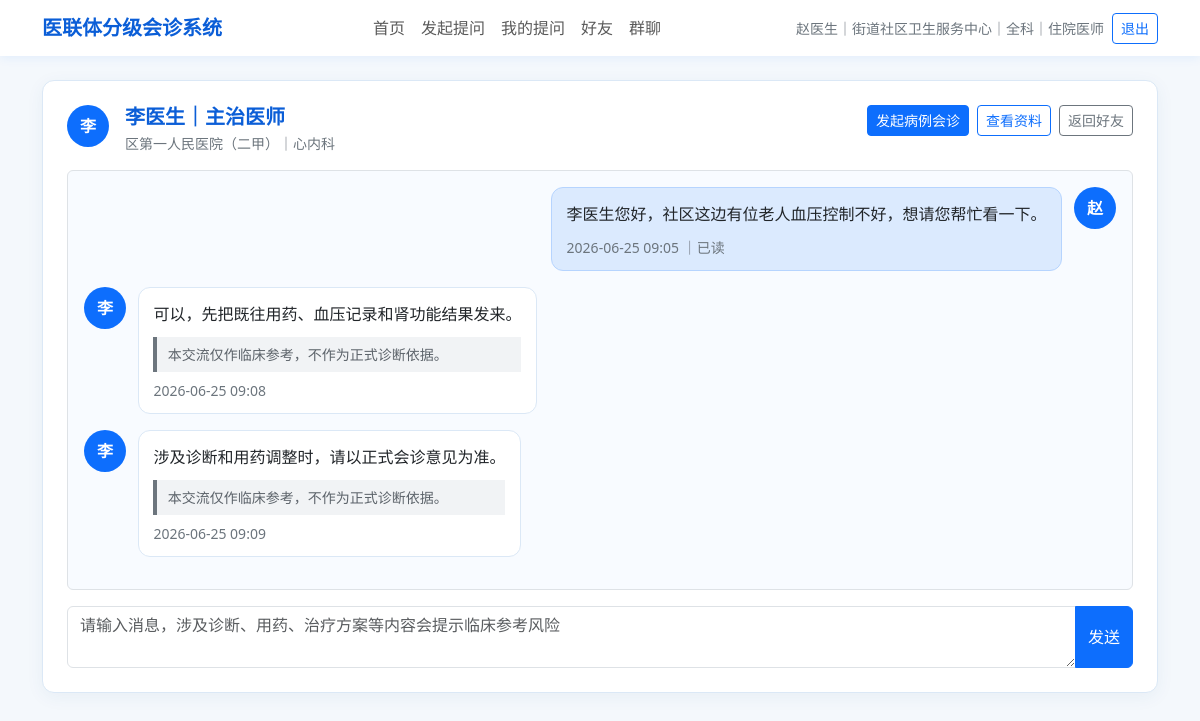
The app's page /chats/private/2 (signed in) with its own data.
### tables this page shows
CREATE TABLE users (
                    id INTEGER PRIMARY KEY AUTOINCREMENT,
                    name TEXT,
                    password TEXT,
                    hospital_id INTEGER,
                    department TEXT,
                    role TEXT DEFAULT '医生'
                , phone TEXT DEFAULT '', wechat_id TEXT DEFAULT '', title TEXT DEFAULT '', avatar TEXT DEFAULT '');

CREATE TABLE hospitals (
                    id INTEGER PRIMARY KEY AUTOINCREMENT,
                    name TEXT,
                    parent_id INTEGER,
                    path TEXT,
                    level INTEGER
                );

CREATE TABLE private_messages (
                    id INTEGER PRIMARY KEY AUTOINCREMENT,
                    sender_id INTEGER,
                    receiver_id INTEGER,
                    content TEXT,
                    send_time TEXT,
                    is_read INTEGER DEFAULT 0,
                    is_deleted INTEGER DEFAULT 0
                );

### app.py (the view, shortened to what this page needs)
    @app.route("/chats/private/<int:friend_id>", methods=["GET", "POST"])
    @login_required
    def private_chat(current_user: Dict[str, Any], friend_id: int):
        if not is_friend(current_user["id"], friend_id):
            flash("只有好友之间可以私聊", "danger")
            return redirect(url_for("friends"))
        friend = get_doctor_profile(friend_id)
        if friend is None:
            abort(404)
        mark_private_messages_read(current_user["id"], friend_id)
        return render_template(
            "private_chat.html",
            friend=friend,
            messages=get_private_messages(current_user["id"], friend_id),
        )

### app.py (called while the page is built)
def get_connection(db_path: Optional[Path] = None) -> sqlite3.Connection:
    if db_path is None:
        db_path = DB_PATH
    conn = sqlite3.connect(db_path)
    conn.row_factory = sqlite3.Row
    return conn

def row_to_dict(row: Optional[sqlite3.Row]) -> Optional[Dict[str, Any]]:
    if row is None:
        return None
    return dict(row)

def get_user_with_hospital(user_id: int) -> Optional[Dict[str, Any]]:
    conn = get_connection()
    try:
        row = conn.execute(
            """
            SELECT
                u.id AS id,
                u.name AS name,
                u.phone AS phone,
                u.wechat_id AS wechat_id,
                u.title AS title,
                u.avatar AS avatar,
                u.department AS department,
                u.role AS role,
                h.id AS hospital_id,
                h.name AS hospital_name,
                h.path AS hospital_path,
                h.level AS hospital_level
            FROM users u
            JOIN hospitals h ON u.hospital_id = h.id
            WHERE u.id = ?
            """,
            (user_id,),
        ).fetchone()
        return row_to_dict(row)
    finally:
        conn.close()

def get_answer_notifications(current_user: Optional[Dict[str, Any]]) -> List[sqlite3.Row]:
    if current_user is None:
        return []
    conn = get_connection()
    try:
        return conn.execute(
            """
            SELECT id, title, reply_time
            FROM consultations
            WHERE asker_id = ? AND status = '已回复'
            ORDER BY reply_time DESC, id DESC
            LIMIT 5
            """,
            (current_user["id"],),
        ).fetchall()
    finally:
        conn.close()

def avatar_text(user: Any) -> str:
    avatar = user["avatar"] if "avatar" in user.keys() else ""
    if avatar:
        return avatar
    name = user["name"] or "医"
    return name[:1]

def contains_sensitive_terms(content: str) -> bool:
    return any(term in (content or "") for term in SENSITIVE_TERMS)

def get_relation_status(user_id: int, friend_id: int) -> str:
    conn = get_connection()
    try:
        row = conn.execute(
            """
            SELECT status
            FROM friend_relations
            WHERE user_id = ? AND friend_id = ?
            ORDER BY id DESC
            LIMIT 1
            """,
            (user_id, friend_id),
        ).fetchone()
        return row["status"] if row else ""
    finally:
        conn.close()

### templates/private_chat.html (shortened to what this page needs)
{% extends "base.html" %}
{% block content %}
<div class="page-card p-3 p-md-4">
    <div class="d-flex flex-column flex-md-row justify-content-between gap-3 mb-3">
        <div class="d-flex gap-3">
            <div class="avatar-circle">{{ avatar_text(friend) }}</div>
            <div>
                <h1 class="h5 medical-title mb-1">{{ friend.name }}｜{{ friend.title }}</h1>
                <div class="text-secondary small">{{ friend.hospital_name }}｜{{ friend.department }}</div>
            </div>
        </div>
        <div class="d-flex flex-wrap gap-2 align-self-md-start">
            <a class="btn btn-sm btn-primary" href="{{ url_for('new_consultation', invite_user_id=friend.id) }}">发起病例会诊</a>
            <a class="btn btn-sm btn-outline-primary" href="{{ url_for('friend_profile', friend_id=friend.id) }}">查看资料</a>
            <a class="btn btn-sm btn-outline-secondary" href="{{ url_for('friends') }}">返回好友</a>
        </div>
    </div>
    <div class="chat-panel border rounded p-3 mb-3">
        {% for message in messages %}
        <div class="chat-row {% if message.sender_id == current_user.id %}self{% endif %}">
            {% if message.sender_id != current_user.id %}
            <div class="avatar-circle">{{ avatar_text(friend) }}</div>
            {% endif %}
            <div class="chat-bubble">
                <div class="content-text">{{ message.content }}</div>
                {% if contains_sensitive_terms(message.content) %}
                <div class="risk-note">本交流仅作临床参考，不作为正式诊断依据。</div>
                {% endif %}
                <div class="text-secondary small mt-2">
                    {{ message.send_time }}
                    {% if message.sender_id == current_user.id %}
                    ｜{{ "已读" if message.is_read else "未读" }}
                    {% endif %}
                </div>
            </div>
            {% if message.sender_id == current_user.id %}
            <div class="avatar-circle">{{ current_user.avatar or current_user.name[:1] }}</div>
            {% endif %}
        </div>
        {% else %}
        <p class="text-secondary mb-0">暂无消息。</p>
        {% endfor %}
    </div>
    <form method="post" onsubmit="return warnSensitiveContent(this)">
        <div class="input-group">
            <textarea class="form-control" name="content" rows="2" required placeholder="请输入消息，涉及诊断、用药、治疗方案等内容会提示临床参考风险"></textarea>
            <button class="btn btn-primary" type="submit">发送</button>
        </div>
    </form>
</div>
{% endblock %}

### templates/base.html (shortened to what this page needs)
<!doctype html>
<html lang="zh-CN">
<head>
    <link href="https://cdn.jsdelivr.net/npm/bootstrap@5.3.3/dist/css/bootstrap.min.css" rel="stylesheet">
</head>
<body>
{% if current_user %}
<nav class="navbar navbar-expand-lg bg-white sticky-top">
    <div class="container">
        <a class="navbar-brand medical-title" href="{{ url_for('home') }}">医联体分级会诊系统</a>
        <div class="collapse navbar-collapse" id="mainNavbar">
            <ul class="navbar-nav mx-auto mb-2 mb-lg-0">
                <li class="nav-item"><a class="nav-link" href="{{ url_for('home') }}">首页</a></li>
                <li class="nav-item"><a class="nav-link" href="{{ url_for('new_consultation') }}">发起提问</a></li>
                <li class="nav-item"><a class="nav-link" href="{{ url_for('my_consultations') }}">我的提问</a></li>
                <li class="nav-item">
                    <a class="nav-link" href="{{ url_for('friends') }}">
                        好友
                    </a>
                </li>
                <li class="nav-item">
                    <a class="nav-link" href="{{ url_for('groups') }}">
                        群聊
                    </a>
                </li>
            </ul>
            <div class="d-flex flex-column flex-lg-row align-items-lg-center gap-2 small text-secondary">
                <span>{{ current_user.name }}｜{{ current_user.hospital_name }}｜{{ current_user.department }}｜{{ current_user.title }}</span>
                <a class="btn btn-outline-primary btn-sm" href="{{ url_for('logout') }}">退出</a>
            </div>
        </div>
    </div>
</nav>
{% endif %}
<main class="container py-4">
    {% block content %}{% endblock %}
</main>
</body>
</html>

### templates/base.html (style rules this page uses)
body { background: #f4f8fc; }
.navbar { box-shadow: 0 2px 10px rgba(13, 110, 253, 0.08); }
.page-card { background: #fff; border: 1px solid #dbe8f6; border-radius: 12px; box-shadow: 0 4px 18px rgba(35, 80, 130, 0.06); }
.medical-title { color: #0b5ed7; font-weight: 700; }
.content-text { white-space: pre-wrap; line-height: 1.8; }
.avatar-circle { width: 42px; height: 42px; border-radius: 50%; background: #0d6efd; color: #fff; display: inline-flex; align-items: center; justify-content: center; font-weight: 700; flex: 0 0 auto; }
.chat-panel { min-height: 420px; max-height: 62vh; overflow-y: auto; background: #f8fbff; }
.chat-row { display: flex; margin-bottom: 1rem; gap: .75rem; }
.chat-row.self { justify-content: flex-end; }
.chat-row.self .chat-bubble { background: #dbeafe; border-color: #b6d4fe; }
.chat-bubble { max-width: min(76%, 720px); border: 1px solid #dbe8f6; border-radius: 12px; background: #fff; padding: .75rem .9rem; }
.risk-note { border-left: 4px solid #6c757d; background: #f1f3f5; color: #5c636a; font-size: .875rem; padding: .45rem .65rem; margin-top: .5rem; }

### records on screen
users: name "赵医生", department "全科", title "住院医师", avatar "赵"
hospitals: hospital_name "街道社区卫生服务中心"
users: name "李医生", title "主治医师", department "心内科"
hospitals: hospital_name "区第一人民医院（二甲）"
private_messages: content "李医生您好，社区这边有位老人血压控制不好，想请您帮忙看一下。", send_time "2026-06-25 09:05", is_read "已读"
private_messages: avatar_text "李", content "可以，先把既往用药、血压记录和肾功能结果发来。", shows "本交流仅作临床参考，不作为正式诊断依据。", send_time "2026-06-25 09:08"
private_messages: avatar_text "李", content "涉及诊断和用药调整时，请以正式会诊意见为准。", shows "本交流仅作临床参考，不作为正式诊断依据。", send_time "2026-06-25 09:09"

### other values on screen
{{ avatar_text(friend) }} "李"
